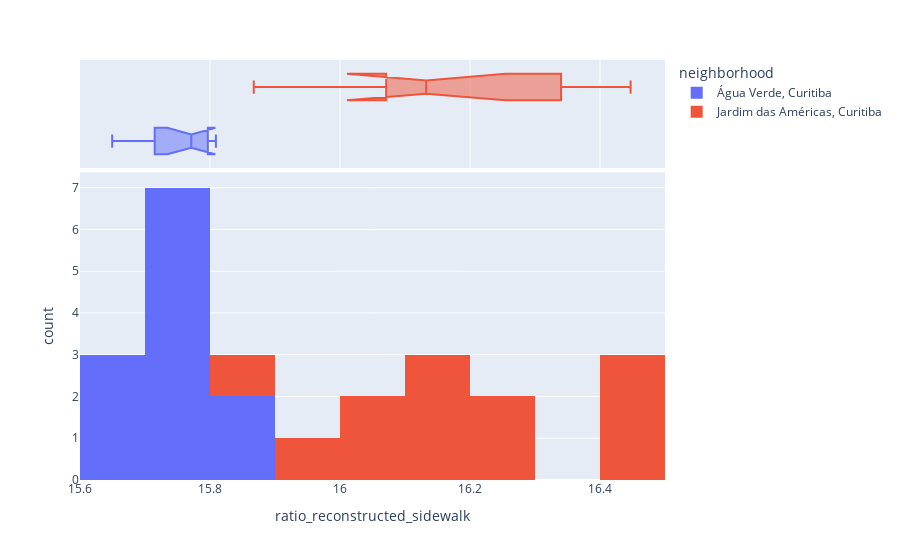

Write notebook code for a chart like this one.
### Code cell
px.histogram(gdf, 
            x='ratio_reconstructed_sidewalk', 
            #  y="tip", 
            color="neighborhood",
                marginal="box", # or violin, rug
                #    hover_data=df.columns
                # range_x=(0,30),
                width = 900,
                nbins=10,
                )

### Figure 1 — Plotly figure (JSON) as saved in the notebook; plotly's stock layout.template omitted (floating-point values rounded to 4 significant figures)
{"data": [{"alignmentgroup": "True", "bingroup": "x", "hovertemplate": "neighborhood=Água Verde, Curitiba<br>ratio_reconstructed_sidewalk=%{x}<br>count=%{y}<extra></extra>", "legendgroup": "Água Verde, Curitiba", "marker": {"color": "#636efa", "pattern": {"shape": ""}}, "name": "Água Verde, Curitiba", "nbinsx": 10, "offsetgroup": "Água Verde, Curitiba", "orientation": "v", "showlegend": true, "type": "histogram", "x": [15.69, 15.74, 15.8, 15.77, 15.77, 15.75, 15.79, 15.66, 15.65, 15.79, 15.8, 15.81], "xaxis": "x", "yaxis": "y"}, {"alignmentgroup": "True", "hovertemplate": "neighborhood=Água Verde, Curitiba<br>ratio_reconstructed_sidewalk=%{x}<extra></extra>", "legendgroup": "Água Verde, Curitiba", "marker": {"color": "#636efa"}, "name": "Água Verde, Curitiba", "notched": true, "offsetgroup": "Água Verde, Curitiba", "showlegend": false, "type": "box", "x": [15.69, 15.74, 15.8, 15.77, 15.77, 15.75, 15.79, 15.66, 15.65, 15.79, 15.8, 15.81], "xaxis": "x2", "yaxis": "y2"}, {"alignmentgroup": "True", "bingroup": "x", "hovertemplate": "neighborhood=Jardim das Américas, Curitiba<br>ratio_reconstructed_sidewalk=%{x}<br>count=%{y}<extra></extra>", "legendgroup": "Jardim das Américas, Curitiba", "marker": {"color": "#EF553B", "pattern": {"shape": ""}}, "name": "Jardim das Américas, Curitiba", "nbinsx": 10, "offsetgroup": "Jardim das Américas, Curitiba", "orientation": "v", "showlegend": true, "type": "histogram", "x": [16.42, 16.26, 16.42, 16.45, 16.13, 16.12, 16.06, 16.26, 15.98, 15.87, 16.09, 16.14], "xaxis": "x", "yaxis": "y"}, {"alignmentgroup": "True", "hovertemplate": "neighborhood=Jardim das Américas, Curitiba<br>ratio_reconstructed_sidewalk=%{x}<extra></extra>", "legendgroup": "Jardim das Américas, Curitiba", "marker": {"color": "#EF553B"}, "name": "Jardim das Américas, Curitiba", "notched": true, "offsetgroup": "Jardim das Américas, Curitiba", "showlegend": false, "type": "box", "x": [16.42, 16.26, 16.42, 16.45, 16.13, 16.12, 16.06, 16.26, 15.98, 15.87, 16.09, 16.14], "xaxis": "x2", "yaxis": "y2"}], "layout": {"barmode": "relative", "legend": {"title": {"text": "neighborhood"}, "tracegroupgap": 0}, "margin": {"t": 60}, "width": 900, "xaxis": {"anchor": "y", "domain": [0, 1], "title": {"text": "ratio_reconstructed_sidewalk"}}, "xaxis2": {"anchor": "y2", "domain": [0, 1], "matches": "x", "showgrid": true, "showticklabels": false}, "yaxis": {"anchor": "x", "domain": [0, 0.7326], "title": {"text": "count"}}, "yaxis2": {"anchor": "x2", "domain": [0.7426, 1], "matches": "y2", "showgrid": false, "showline": false, "showticklabels": false, "ticks": ""}}}
